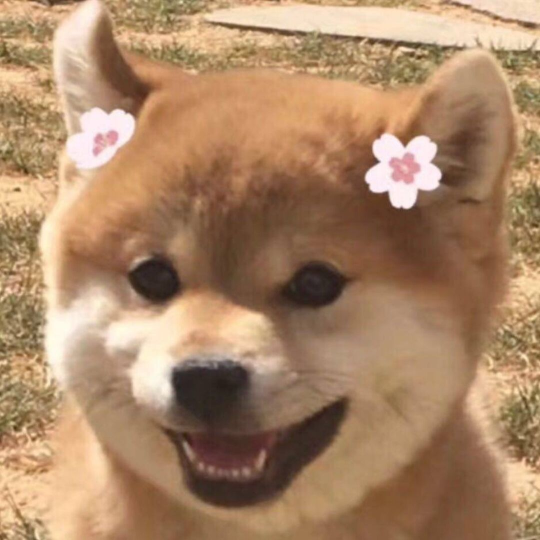
#> input picture lab1/dog.jpg, 1080 x 1080 px (shown at 1/2 size)
$ python '实验一.py'
#> lines starting #> are read from the running program, lines starting #| are printed output that depends on the picture; after the words box and inside, x2 and y2 are one past the last pixel; in counts of white or black regions, pixels touching at a corner belong together
import cv2
import numpy as np

# ## 取反色
def ColorInvert(src,dst):
    #flag为1表示读取彩色图片
    img = cv2.imread(src,1)
    img_d = 255 - img
    cv2.imwrite(dst,img_d)

## 提高对比度
def Sharpen(src,dst):
    # dst = img1×α + img2×β + γ,将两张照片线性组合
    img = cv2.imread(src)
    img2 = np.ones((img.shape[0],img.shape[1],img.shape[2])).astype("uint8")
    Contrastimg = cv2.addWeighted(img, 1.5, img2, 2, 0)  # 调整对比度
    cv2.imwrite(dst,Contrastimg)

## 图片旋转
def ImageReverse(src,dst,mode='LR'):
    img = cv2.imread(src)
    if mode=="LR":
        img = np.flip(img, 1)
    elif mode=="UD":
        img = np.flip(img,0)
    elif mode=="both":
        img = np.flip(np.flip(img,1),0)
    cv2.imwrite(mode+dst,img)

##限制像素
def WippeColor(src,dst,n):
    img = cv2.imread(src)
    img = np.clip(img,0,n)
    cv2.imwrite(dst,img)

## 记录坐标
def ClassifyPixelByColor(src):
    img = cv2.imread(src)
    save = [[]]*6
    IND = 0
    for m in range(img.shape[2]):
        for i in range(img.shape[0]):
            for j in range(img.shape[1]):
                if img[i][j][m]>200:save[2*m].append(img[i][j][m])
                else: save[2*m+1].append(img[i][j][m])
                IND+=1
    return tuple(save)

def ImageCompress(src,dst,k,type="svd"):
#> called with src = 'dog.jpg', dst = 'small_dog.jpg', k = 100, type = 'FT'
    img = cv2.imread(src)
#> img is the input picture: shape (1080, 1080, 3); mean B, G, R 102.8, 134.2, 170.1
    assert k <= min(img.shape[0],img.shape[1])
    compress_img = [] #用来装RGB三个通道的数组
    if type=="svd":
        for i in range(3):
            U,sigmma,VT = np.linalg.svd(img[:,:,i])
            im = np.matmul(np.matmul(U[:, :k], np.diag(sigmma[:k])), VT[:k, :])
            compress_img.append(im.astype('uint8'))
    if type=='PCA':
        for i in range(3):
            # 每列作为一个向量，先0均值化，再求协方差矩阵的特征值和特征向量，取前N个主成分，再重构图像
            data = np.asarray(img[:,:,i], np.double)
            # data -= np.mean(data, axis=0)
            # 以列为变量计算方式，计算协方差矩阵
            data_cov = np.cov(data, rowvar=False)
            feat_values, feat_vectors = np.linalg.eig(data_cov)
            feat_index = np.argsort(np.sqrt(feat_values), axis=0)[::-1]
            V = feat_vectors[:, feat_index]
            major_data = np.dot(np.dot(data, V[:, :k]), V[:, :k].T)
            compress_img.append(np.asarray(major_data, np.uint8))
    if type=="FT":
        for i in range(3):
            Cat_ft = np.fft.fft2(img[:,:,i]) #变换
            Cat_sort = np.sort(np.abs(Cat_ft.reshape(-1)))  # 按大小排序
            keep = k/min(img.shape[0],img.shape[1]) # 计算保持度
            thresh = Cat_sort[int(np.floor((1 - keep) * len(Cat_sort)))]
            ind = np.abs(Cat_ft) > thresh
            Alow = np.fft.ifft2(Cat_ft * ind).real #逆变换并取实部
            compress_img.append(Alow)
#> this loop made 3 passes
#> thresh on passes 1 to 3: 4795.5, 4721.1, 4903.7
#> pass 1, in ImageCompress, `ind = np.abs(Cat_ft) > thresh`:
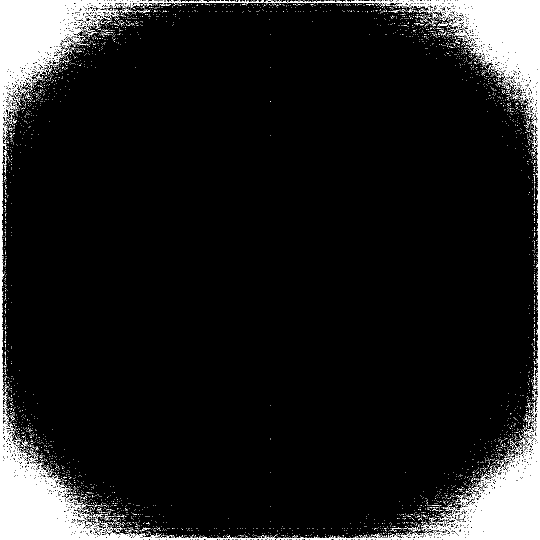
#> ind: shape (1080, 1080) bool (shown at 1/2 size); 9.3% white; 5357 white regions (5292 under 20 px), largest, box (x1, y1, x2, y2) and area: (0, 0, 553, 1080) 47709, (528, 0, 1080, 1080) 46619, (123, 83, 137, 97) 77
#> pass 1, in ImageCompress, `Alow = np.fft.ifft2(Cat_ft * ind).real`:
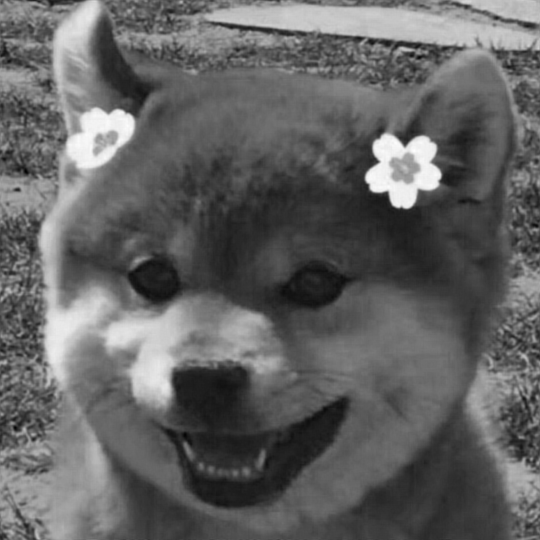
#> Alow: shape (1080, 1080) float64 (shown at 1/2 size); min 6.05, max 255.8, mean 102.8; drawn with min black and max white
#> pass 2, in ImageCompress, `ind = np.abs(Cat_ft) > thresh`:
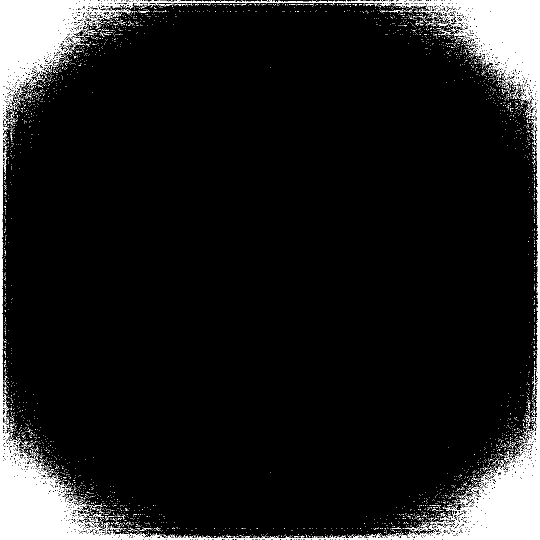
#> ind: shape (1080, 1080) bool (shown at 1/2 size); 9.3% white; 5194 white regions (5140 under 20 px), largest, box (x1, y1, x2, y2) and area: (0, 0, 1080, 1080) 94631, (701, 1, 748, 3) 60, (333, 1078, 380, 1080) 60
#> pass 2, in ImageCompress, `Alow = np.fft.ifft2(Cat_ft * ind).real`:
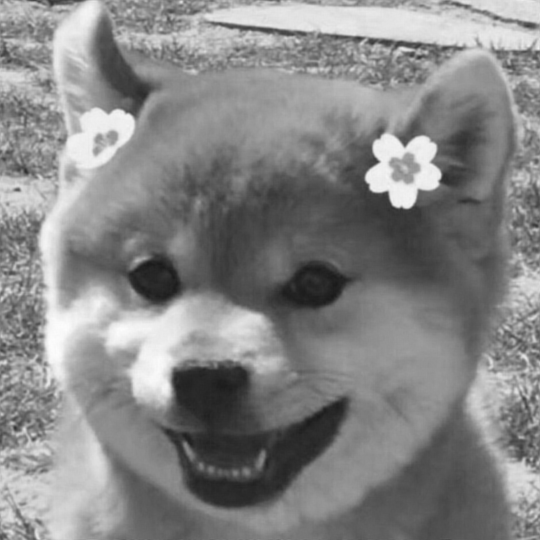
#> Alow: shape (1080, 1080) float64 (shown at 1/2 size); min 25.19, max 253.6, mean 134.2
#> after the loop, compress_img = 3 items
    img1 = np.stack(compress_img,axis=2)
    cv2.imwrite(f"{type}{k}_size_"+dst,img)

def ImageResize(src,dst,alpha=1.0,type="线性插值"):
#> called with src = 'dog.jpg', dst = 'resize_dog.jpg', alpha = 0.8, type = '线性插值'
    img = cv2.imread(src)
    h,w,c = img.shape
#> h = 1080; w = 1080; c = 3
    h_a, w_a = int(h * alpha), int(w * alpha)
#> h_a = 864; w_a = 864
    resize_img = np.zeros((h_a, w_a, c))
    if type=="线性插值":
        #线性插值法,有损空间对称性质
        for m in range(c):
            for i in range(h_a):
                for j in range(w_a):
                    resize_img[i,j,m] = img[round(h*i/h_a),round(w*j/w_a),m]
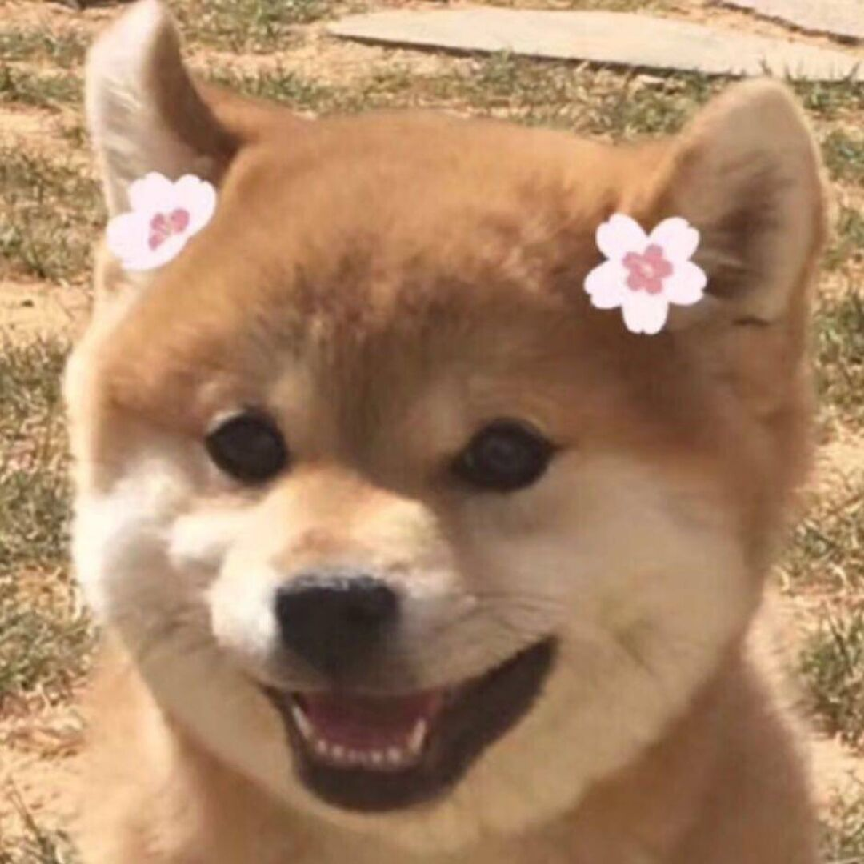
#> resize_img: shape (864, 864, 3) float64; mean B, G, R 102.8, 134.2, 170.1
    if type=="双线性插值":
        for n in range(c):
            for h_y in range(h_a):
                for w_x in range(w_a):
                    src_x = (w_x + 0.5) * alpha - 0.5
                    src_y = (h_y + 0.5) * alpha - 0.5
                    # 计算源图上四个近邻点的位置
                    src_x_0 = int(np.floor(src_x))
                    src_y_0 = int(np.floor(src_y))
                    src_x_1 = min(src_x_0 + 1, w - 1)
                    src_y_1 = min(src_y_0 + 1, h - 1)
                    # 双线性插值
                    value0 = (src_x_1 - src_x) * img[src_y_0, src_x_0, n] + (src_x - src_x_0) * img[src_y_0, src_x_1, n]
                    value1 = (src_x_1 - src_x) * img[src_y_1, src_x_0, n] + (src_x - src_x_0) * img[src_y_1, src_x_1, n]
                    resize_img[h_y, w_x, n] = int((src_y_1 - src_y) * value0 + (src_y - src_y_0) * value1)

if __name__ == "__main__":
    ImageCompress("dog.jpg","small_dog.jpg",100,type='FT')
    ImageResize("dog.jpg","resize_dog.jpg",0.8,type="线性插值")
